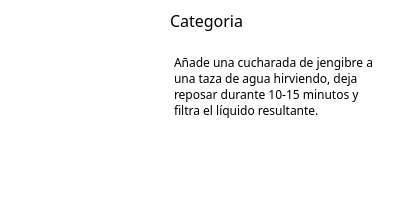
<?xml version="1.0" encoding="UTF-8"?>
<ui version="4.0">
 <class>tarjeta_remedios</class>
 <widget class="QWidget" name="tarjeta_remedios">
  <property name="geometry">
   <rect>
    <x>0</x>
    <y>0</y>
    <width>400</width>
    <height>200</height>
   </rect>
  </property>
  <property name="minimumSize">
   <size>
    <width>400</width>
    <height>200</height>
   </size>
  </property>
  <property name="maximumSize">
   <size>
    <width>400</width>
    <height>200</height>
   </size>
  </property>
  <property name="windowTitle">
   <string>Form</string>
  </property>
  <widget class="QLabel" name="label">
   <property name="geometry">
    <rect>
     <x>0</x>
     <y>0</y>
     <width>401</width>
     <height>201</height>
    </rect>
   </property>
   <property name="styleSheet">
    <string notr="true">background: white;</string>
   </property>
   <property name="text">
    <string/>
   </property>
  </widget>
  <widget class="QLabel" name="imagen">
   <property name="geometry">
    <rect>
     <x>30</x>
     <y>20</y>
     <width>121</width>
     <height>141</height>
    </rect>
   </property>
   <property name="text">
    <string/>
   </property>
   <property name="pixmap">
    <pixmap resource="../../resources.qrc">:/imagenes/Imagenes/imgTipTest.png</pixmap>
   </property>
  </widget>
  <widget class="QLabel" name="nombre">
   <property name="geometry">
    <rect>
     <x>170</x>
     <y>10</y>
     <width>131</width>
     <height>21</height>
    </rect>
   </property>
   <property name="font">
    <font>
     <family>Montserrat</family>
     <pointsize>12</pointsize>
    </font>
   </property>
   <property name="text">
    <string>Categoria</string>
   </property>
  </widget>
  <widget class="QPlainTextEdit" name="descripcion">
   <property name="geometry">
    <rect>
     <x>170</x>
     <y>50</y>
     <width>211</width>
     <height>121</height>
    </rect>
   </property>
   <property name="font">
    <font>
     <family>Montserrat</family>
    </font>
   </property>
   <property name="styleSheet">
    <string notr="true">border: none;</string>
   </property>
   <property name="plainText">
    <string>Añade una cucharada de jengibre a una taza de agua hirviendo, deja reposar durante 10-15 minutos y filtra el líquido resultante.</string>
   </property>
  </widget>
 </widget>
 <resources>
  <include location="../../resources.qrc"/>
 </resources>
 <connections/>
</ui>
